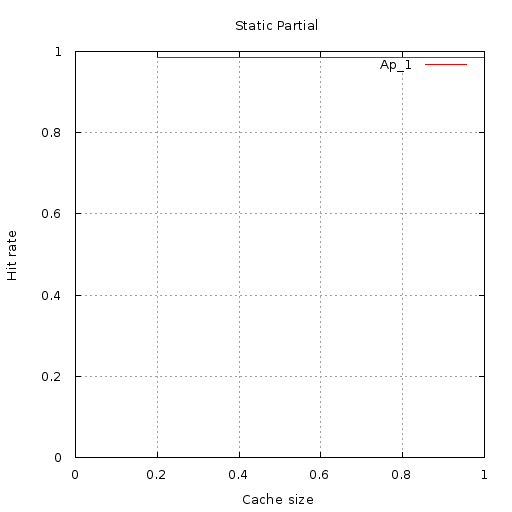

The gnuplot source for this figure:
set terminal  png size 512,512 font 'Verdana, 10'
set title "Static Partial"
set output '//home//cat//Documents//CACHE//Results//PlotData//Static partial//BY_QOS//20_sec_same_request//HR_VS_SIZE//size_vs_hr.png'
set ylabel "Hit rate"
set yrange [0:1]
set xlabel "Cache size"
set xrange [0:1]
set grid xtics ytics
plot '//home//cat//Documents//CACHE//Results//PlotData//Static partial//BY_QOS//20_sec_same_request//HR_VS_SIZE//App_1.txt' using 1:2 with lines title 'Ap_1'
